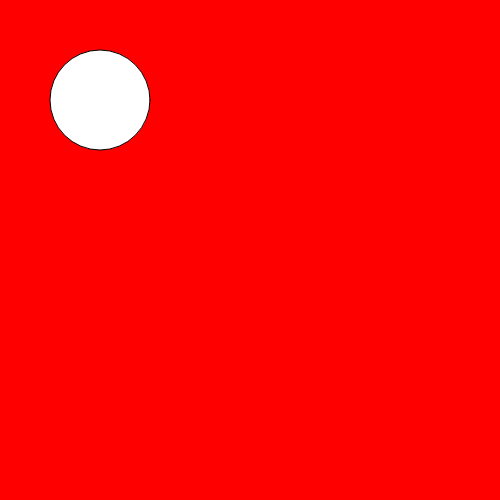
Frame 1 (no input)
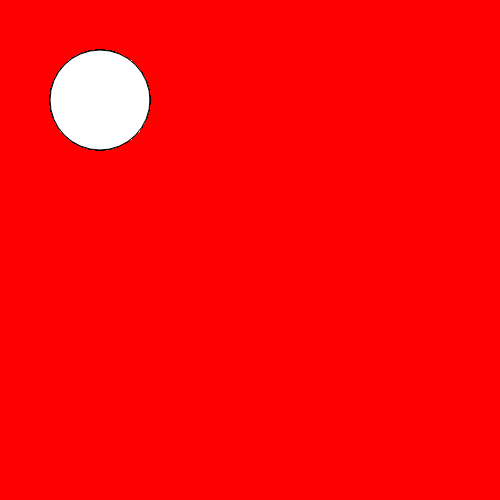
Frame 60 (no input)
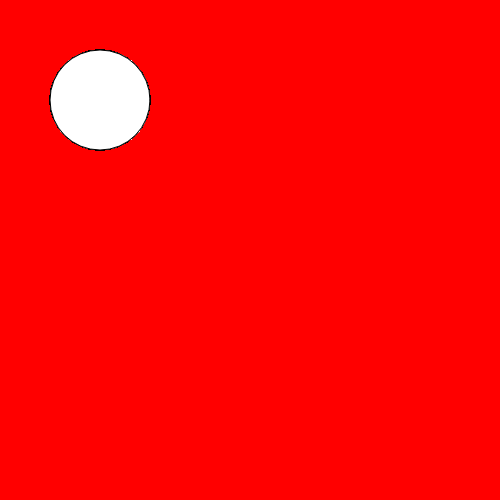
Frame 120 (the mouse pressed at the canvas centre since frame 60)

The p5.js sketch that drew these frames (run headless with seeded random() and noise() and a simulated clock; from frame 60 on, the mouse is pressed at the canvas centre):

// p5.js sketch
// ── sketch.js
function setup() {
 // put setup code here
  createCanvas(500,500);
  background('red');
}

function draw() {
  // put drawing code here
  circle(100,100,100);
}
